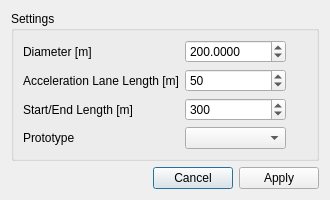
<?xml version="1.0" encoding="UTF-8"?>
<ui version="4.0">
 <class>CircleWizard</class>
 <widget class="QDialog" name="CircleWizard">
  <property name="geometry">
   <rect>
    <x>0</x>
    <y>0</y>
    <width>330</width>
    <height>184</height>
   </rect>
  </property>
  <property name="windowTitle">
   <string>Dialog</string>
  </property>
  <layout class="QVBoxLayout" name="verticalLayout_4">
   <item>
    <widget class="QGroupBox" name="groupBox_3">
     <property name="title">
      <string>Settings</string>
     </property>
     <layout class="QGridLayout" name="gridLayout">
      <item row="0" column="3">
       <spacer name="horizontalSpacer_3">
        <property name="orientation">
         <enum>Qt::Horizontal</enum>
        </property>
        <property name="sizeHint" stdset="0">
         <size>
          <width>40</width>
          <height>20</height>
         </size>
        </property>
       </spacer>
      </item>
      <item row="0" column="1">
       <widget class="QDoubleSpinBox" name="DiameterBox">
        <property name="decimals">
         <number>4</number>
        </property>
        <property name="minimum">
         <double>-9999999.000000000000000</double>
        </property>
        <property name="maximum">
         <double>9999999.000000000000000</double>
        </property>
        <property name="singleStep">
         <double>0.010000000000000</double>
        </property>
        <property name="value">
         <double>200.000000000000000</double>
        </property>
       </widget>
      </item>
      <item row="0" column="0">
       <widget class="QLabel" name="diameterLabel">
        <property name="text">
         <string>Diameter [m]</string>
        </property>
       </widget>
      </item>
      <item row="3" column="0">
       <widget class="QLabel" name="sampleLabel">
        <property name="text">
         <string>Prototype</string>
        </property>
       </widget>
      </item>
      <item row="1" column="0">
       <widget class="QLabel" name="label">
        <property name="text">
         <string>Acceleration Lane Length [m]</string>
        </property>
       </widget>
      </item>
      <item row="1" column="1">
       <widget class="QSpinBox" name="ALengthBox">
        <property name="value">
         <number>50</number>
        </property>
       </widget>
      </item>
      <item row="3" column="1">
       <widget class="QComboBox" name="comboBox"/>
      </item>
      <item row="2" column="0">
       <widget class="QLabel" name="label_2">
        <property name="text">
         <string>Start/End Length [m]</string>
        </property>
       </widget>
      </item>
      <item row="2" column="1">
       <widget class="QSpinBox" name="LengthBox">
        <property name="maximum">
         <number>10000</number>
        </property>
        <property name="value">
         <number>300</number>
        </property>
       </widget>
      </item>
     </layout>
    </widget>
   </item>
   <item>
    <widget class="QDialogButtonBox" name="buttonBox">
     <property name="orientation">
      <enum>Qt::Horizontal</enum>
     </property>
     <property name="standardButtons">
      <set>QDialogButtonBox::Apply|QDialogButtonBox::Cancel</set>
     </property>
    </widget>
   </item>
  </layout>
 </widget>
 <tabstops>
  <tabstop>buttonBox</tabstop>
 </tabstops>
 <resources/>
 <connections>
  <connection>
   <sender>buttonBox</sender>
   <signal>accepted()</signal>
   <receiver>CircleWizard</receiver>
   <slot>accept()</slot>
   <hints>
    <hint type="sourcelabel">
     <x>248</x>
     <y>254</y>
    </hint>
    <hint type="destinationlabel">
     <x>157</x>
     <y>274</y>
    </hint>
   </hints>
  </connection>
  <connection>
   <sender>buttonBox</sender>
   <signal>rejected()</signal>
   <receiver>CircleWizard</receiver>
   <slot>reject()</slot>
   <hints>
    <hint type="sourcelabel">
     <x>316</x>
     <y>260</y>
    </hint>
    <hint type="destinationlabel">
     <x>286</x>
     <y>274</y>
    </hint>
   </hints>
  </connection>
 </connections>
</ui>
